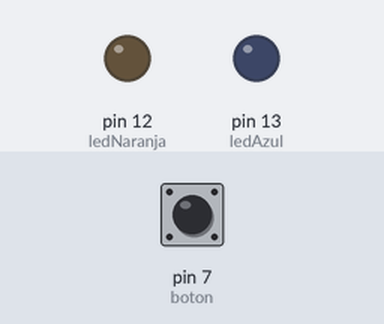
Recording of a sketch running on a simulated Arduino Uno, built with avr-gcc and run on an emulated ATmega328P. Parts: output pins drawn as LEDs (lit = HIGH). Dashed ring = blinking. Inputs (shaded band) come from the test bench; at power-on: pin 7 (boton) LOW.

Above: at 1.2 s.
1.3 s: pin 7 (boton) pulled HIGH for 0.15 s
At 1.42 s:
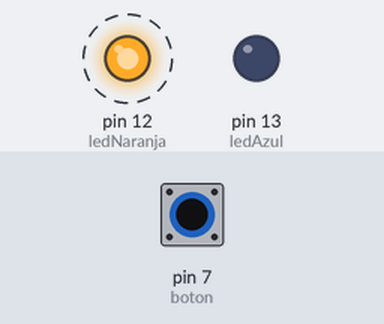
At 2.17 s:
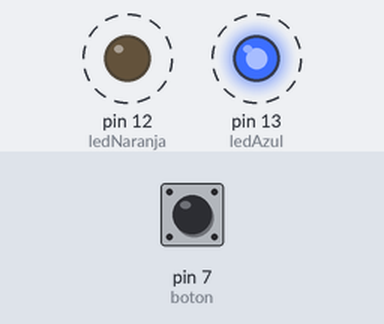
Timing chart, 0 to 10.3 s (numbered marks = the images above; inputs shaded):
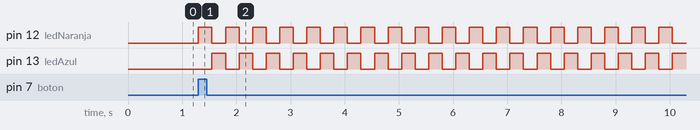

Measured:
- after the input at 1.3 s, pin 12 (ledNaranja): alternates HIGH for 0.25 s and LOW for 0.25 s, starting at once; pin 13 (ledAzul): alternates HIGH for 0.25 s and LOW for 0.25 s, starting after 0.25 s

The sketch:

app.ino
```cpp
//zona de declaracion
const int ledAzul = 13;
const int ledNaranja  = 12;
const byte boton = 7;
const int pausa = 250;
//int estadoBoton = 0;
bool estadoBoton = 0;
bool aux = 0;

void setup() {
  // put your setup code here, to run once:
  pinMode(ledAzul, OUTPUT);
  pinMode(ledNaranja, OUTPUT);
  pinMode(boton, INPUT);
}

void loop() {
    estadoBoton += digitalRead(boton);

    if(estadoBoton && aux == 0){
    //if(estadoBoton % 2 == 0){
        digitalWrite(ledNaranja, HIGH);
        digitalWrite(ledAzul, LOW);
        aux = 1;
        delay(pausa);
    }
    else if(estadoBoton && aux == 1){
    //else {
        digitalWrite(ledNaranja, LOW);
        digitalWrite(ledAzul, HIGH);
        aux = 0;
        delay(pausa);
    }
}
```
